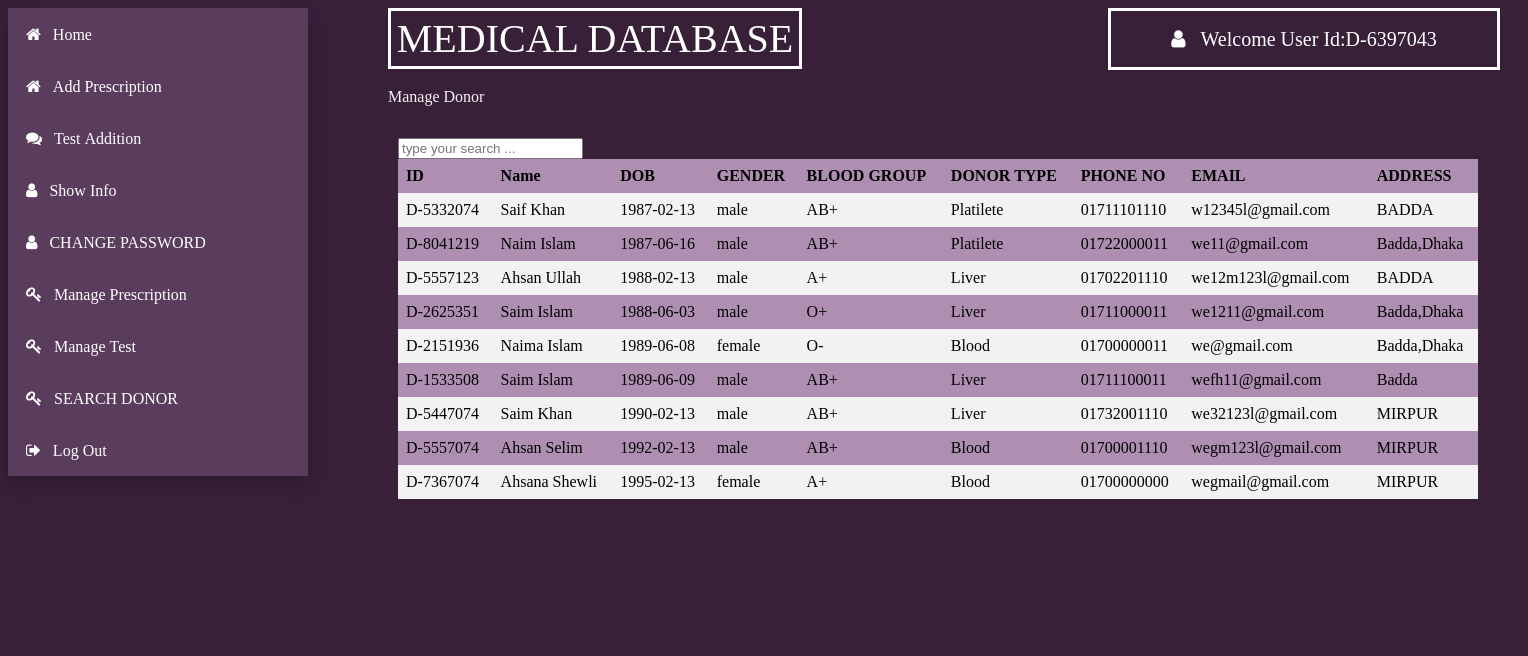
Screenshot of /views/Doctor/managedonor.php (signed in) with the database file from the repository.
### tables this page shows
CREATE TABLE `donor` (
  `c_id` varchar(30) NOT NULL,
  `name` varchar(30) NOT NULL,
  `dob` varchar(30) NOT NULL,
  `mobile` varchar(30) NOT NULL,
  `address` varchar(30) NOT NULL,
  `bloodgroup` varchar(30) NOT NULL,
  `status` varchar(30) NOT NULL,
  `gender` varchar(35) NOT NULL,
  `email` varchar(50) NOT NULL,
  `type` varchar(50) NOT NULL
);

### models/database.php (called while the page is built, shortened)
<?php
	 $serverName="localhost";
	 $userName="root";
	 $password="";
	 $dbName="health";
	function get($query)
	{
        $data=array();
		global $serverName,$userName,$password,$dbName;
		$conn = mysqli_connect( $serverName, $userName, $password, $dbName);
        $result=mysqli_query($conn,$query);
        if(mysqli_num_rows($result) > 0)
        {
            while($row = mysqli_fetch_assoc($result))
            {
                $entity=array();
                foreach($row as $k=>$v)
                {
                    $entity[$k] = $row[$k];
                }
                $data[] = $entity;
            }
        }
		return $data;
	}
?>

### controllers/donorController.php (called while the page is built, shortened)
<?php
    require_once '../../models/database.php';
    function getAllDonor()
	{
		$query ="SELECT * FROM donor WHERE status='active' ORDER BY dob ASC";
		$cms = get($query);
		return $cms;
    }
?>

### views/Doctor/managedonor.php (the view, shortened to what this page needs)
<?php
    include '../../controllers/donorController.php';
    $donors=getAllDonor();
?>
<html>
    <head>
        <link rel="stylesheet" href="https://cdnjs.cloudflare.com/ajax/libs/font-awesome/4.7.0/css/font-awesome.min.css">
        <link rel="stylesheet" type="text/css" href="css/managedonor.css">
    </head>
    <body>
        <div class="title" >MEDICAL DATABASE
        </div>
        <div class="dropdown-content">
                   <button class="btn" onClick="location.href='home.php'" value='home'><i class="fa fa-home">&nbsp;&nbsp;&nbsp;Home</i></button><br>
					  <button class="btn" onClick="location.href='prescription1.php'" value='home'><i class="fa fa-home">&nbsp;&nbsp;&nbsp;Add Prescription</i></button><br>
					  <button class="btn" onClick="location.href='test1.php'" value='seerecords'><i class="fa fa-comments">&nbsp;&nbsp;&nbsp;Test Addition</i></button><br>
                    <button class="btn" onClick="location.href='show.php'" value='editprofile'><i class="fa fa-user">&nbsp;&nbsp;&nbsp;Show Info</i></button><br>
                  <button class="btn" onClick="location.href='changepassword.php'" value='editprofile'><i class="fa fa-user">&nbsp;&nbsp;&nbsp;CHANGE PASSWORD</i></button><br>
                    <button class="btn" onClick="location.href='managepres.php'" value='managepres'><i class="fa fa-key">&nbsp;&nbsp;&nbsp;Manage Prescription</i></button><br>
					<button class="btn" onClick="location.href='managetest1.php'" value='managepres'><i class="fa fa-key">&nbsp;&nbsp;&nbsp;Manage Test</i></button><br>
					<button class="btn" onClick="location.href='managedonor.php'" value='managepres'><i class="fa fa-key">&nbsp;&nbsp;&nbsp;SEARCH DONOR</i></button><br>
                    <button class="btn" onClick=" location.href='../logout.php'"><i class="fa fa-sign-out">&nbsp;&nbsp;&nbsp;Log Out</i></button><br>
                </div>
        <div class="welcome" ><i class="fa fa-user">&nbsp;&nbsp;&nbsp;<?php echo "Welcome User Id:".$_SESSION["loggedinuser"];?></i>
        </div>
        <div class="welcome" ><i class="fa fa-user">&nbsp;&nbsp;&nbsp;<?php echo "Welcome User Id:".$_SESSION["loggedinuser"];?></i>
        </div>
        <div class="text" >Manage Donor</i>
        </div>
        <div class="panel">
        <div id="table-wrapper">
        <div id="table-scroll">
		<div class="center">
	<input type="text" placeholder="type your search ..." id="search_text" onkeyup="search()" class="form-control">
</div>
            <table>
  <tr>
  <th>ID</th>
  <th>Name</th>
  <th>DOB</th>
  <th>GENDER</th>
   <th>BLOOD GROUP</th>
   <th>DONOR TYPE</th>
  <th>PHONE NO</th>
  <th>EMAIL</th>
  <th>ADDRESS</th>
  </tr>
  <?php
				        foreach($donors as $donor)
				        {
                            echo "<tr>";
                               echo "<td>".$donor["c_id"]."</td>";
                                echo "<td>".$donor["name"]."</td>";
                                echo "<td>".$donor["dob"]."</td>";
                                echo "<td>".$donor["gender"]."</td>";
								 echo "<td>".$donor["bloodgroup"]."</td>";
								 echo "<td>".$donor["type"]."</td>";
                                echo "<td>".$donor["mobile"]."</td>";
                                echo "<td>".$donor["email"]."</td>";
                                echo "<td>".$donor["address"]."</td>";
                            echo "</tr>";
				        }
                    ?>
        </table>
    </div>
    </div>
    </div>
    </body>
</html>

### views/Doctor/css/managedonor.css (style rules this page uses)
.title { background-color: #382039; color: white; padding: 4px; min-width:400px; font-size: 40px; text-align: center; border: solid; margin-left:380px; position: absolute; }
.dropdown-content { display: block; position: absolute; background-color: #2c2828; min-width: 300px; box-shadow: 0px 8px 16px 0px rgba(0,0,0,0.2); z-index: 1; }
.btn { background-color: #5a3d5c; border: none; color: white; padding: 18px; min-width:300px; font-size: 16px; text-align:left; cursor: pointer; }
.welcome { background-color: #382039; color: white; padding: 18px; min-width:350px; font-size: 20px; text-align: center; border: solid; margin-left:1100px; position: absolute; }
table { border-collapse: collapse; width: 100%; }
th, td { text-align: left; padding: 8px; }
tr:nth-child(even) { background-color: #f2f2f2; }
tr:nth-child(odd) { background-color: #ae8fb1; }
.text { color: #f2f2f2;; margin-top: 80px; font-size: 16px; margin-left:380px; position: absolute; }
#table-wrapper { position:relative; }
#table-scroll { height:100%; overflow:auto; margin-top:20px; }
#table-wrapper table { width:100%; }
#table-wrapper table * { color:black; }
.panel { display: inline-block; background:#382039; min-height: 500px; min-width: 1080px; height: 100px; padding: 10px; border: navajowhite; margin-right: 30px; margin-left: 380px; margin-top:100px ; margin-bottom: 300px; }
body { height: 400px; background-color:#382039; }

### rows the page displays
donor: c_id "D-5332074", name "Saif Khan", dob "1987-02-13", gender "male", bloodgroup "AB+", type "Platilete", mobile "01711101110", email "w12345l@gmail.com", address "BADDA"
donor: c_id "D-8041219", name "Naim Islam", dob "1987-06-16", gender "male", bloodgroup "AB+", type "Platilete", mobile "01722000011", email "we11@gmail.com", address "Badda,Dhaka"
donor: c_id "D-5557123", name "Ahsan Ullah", dob "1988-02-13", gender "male", bloodgroup "A+", type "Liver", mobile "01702201110", email "we12m123l@gmail.com", address "BADDA"
donor: c_id "D-2625351", name "Saim Islam", dob "1988-06-03", gender "male", bloodgroup "O+", type "Liver", mobile "01711000011", email "we1211@gmail.com", address "Badda,Dhaka"
donor: c_id "D-2151936", name "Naima Islam", dob "1989-06-08", gender "female", bloodgroup "O-", type "Blood", mobile "01700000011", email "we@gmail.com", address "Badda,Dhaka"
donor: c_id "D-1533508", name "Saim Islam", dob "1989-06-09", gender "male", bloodgroup "AB+", type "Liver", mobile "01711100011", email "wefh11@gmail.com", address "Badda"
donor: c_id "D-5447074", name "Saim Khan", dob "1990-02-13", gender "male", bloodgroup "AB+", type "Liver", mobile "01732001110", email "we32123l@gmail.com", address "MIRPUR"
donor: c_id "D-5557074", name "Ahsan Selim", dob "1992-02-13", gender "male", bloodgroup "AB+", type "Blood", mobile "01700001110", email "wegm123l@gmail.com", address "MIRPUR"
donor: c_id "D-7367074", name "Ahsana Shewli", dob "1995-02-13", gender "female", bloodgroup "A+", type "Blood", mobile "01700000000", email "wegmail@gmail.com", address "MIRPUR"

### other values shown
$_SESSION["loggedinuser"] "D-6397043"
